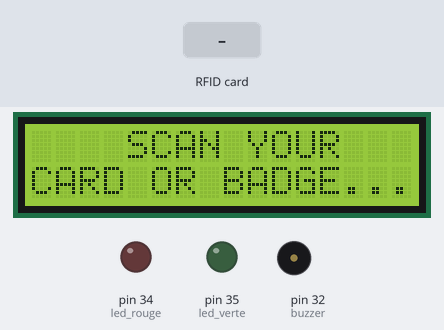
This sketch was run on a simulated Arduino Mega 2560, built with avr-gcc and run on an emulated ATmega2560. Shown: 16×2 character LCD, output pins drawn as LEDs (lit = HIGH), buzzer (waves = sounding). The test bench sets the inputs (shaded band). Pins used as bus, display or sensor lines are not drawn.

Above: at 4.3 s.
4.4 s: RFID card 25 45 EE 7A held to the reader
At 6.1 s:
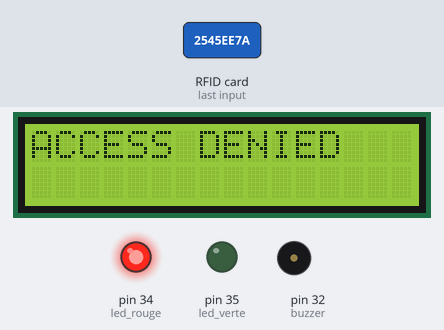
7.4 s: RFID card 5E 7A 19 C4 held to the reader
At 8.0 s:
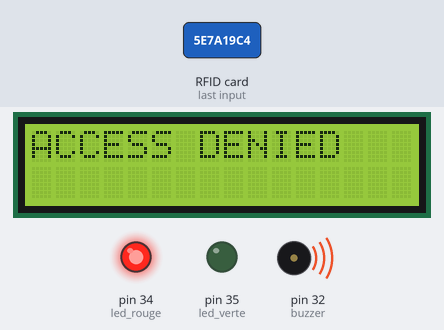
Timing chart, 0 to 10.9 s (numbered marks = the images above; inputs shaded):
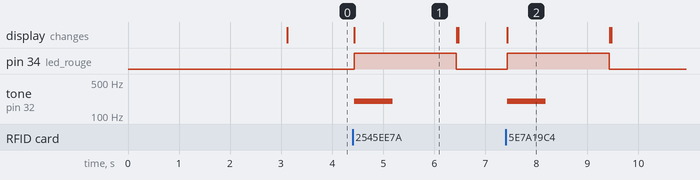

The sketch:

Fin_project_RFID.ino
```cpp
#include <SPI.h> // RC522 Module uses SPI protocol
#include <MFRC522.h> // Library for Mifare RC522 Devices
#include <LiquidCrystal.h>
#include<Servo.h>
LiquidCrystal lcd(12,11,7,6,4,3);// the construction of LCD

#define RST_PIN 5
#define SS_PIN 53
MFRC522 module_rfid(SS_PIN, RST_PIN);// declaration of the module RFID
Servo  myservo;

int buzzer = 32;
int led_rouge = 34;
int led_verte = 35;
int togglestate = 0;
int i;
void setup() {

  // put your setup code here, to run once:
  pinMode(led_rouge,OUTPUT);
  pinMode(led_verte,OUTPUT);
  pinMode(buzzer,OUTPUT);
  lcd.begin(16, 2);
  SPI.begin(); // MFRC522 Hardware uses SPI protocol
  module_rfid.PCD_Init();// Initialize MFRC522 Hardware
  lcd.print("    DEVICE OF "); // For debugging purposes
  lcd.setCursor(0, 1);
  lcd.print(" INDENTIFICATION");
  delay(3000);
  lcd.clear();
}

void loop() {
  // put your main code here, to run repeatedly:
  lcd.print("    SCAN YOUR");
  lcd.setCursor(0, 1);
  lcd.print("CARD OR BADGE...");

  if ( ! module_rfid.PICC_IsNewCardPresent()){
    return;
    } // Reset the loop if no new card present on the sensor/reader. This saves the entire process when idle. And if present, select one.
  if ( ! module_rfid.PICC_ReadCardSerial()){
    return;
    }// Select one of the cards

   String UID = "";// variable for stored the information give by the tag
/**
 * Helper routine to dump a byte array as dec values to Serial.
 */
  for (byte i= 0; i < module_rfid.uid.size; i++){
     UID.concat(String(module_rfid.uid.uidByte[i] < 0*10 ? " 0" : " "));
     UID.concat(String(module_rfid.uid.uidByte[i], HEX));
    }
     UID.toUpperCase();

   if (UID.substring(1) == " 25 45 EE 7A" ){
     if (togglestate==0) {
     lcd.clear();
     lcd.setCursor(0, 0);
     lcd.print("SYSTEM UNLOCKED");
     digitalWrite(led_verte, HIGH);
     tone(buzzer, 1200, 100);
     delay(125);
     tone(buzzer, 1200, 100);
     delay(2000);
     digitalWrite(led_verte, LOW);
    togglestate=1;
     lcd.clear();

     }
    else
   {
     lcd.clear();
     lcd.setCursor(0, 0);
     lcd.print("SYSTEM LOCKED");
     digitalWrite(led_verte, HIGH);
     tone(buzzer, 1200, 100);
     delay(125);
     tone(buzzer, 1200, 100);
     delay(2000);
      digitalWrite(led_verte, LOW);
     togglestate=0;
     lcd.clear();
    }
 } else {
     lcd.clear();
     lcd.setCursor(0, 0);
     lcd.print("ACCESS DENIED");
     digitalWrite(led_rouge, HIGH);
     tone(buzzer, 200, 750);
     delay(2000);
     digitalWrite(led_rouge, LOW);
     lcd.clear();

    }
}
```

Measured:
- after the input at 4.4 s, pin 34 (led_rouge): LOW → HIGH at once, → LOW 2.0 s later; tone on pin 32 (buzzer): silent → 200 Hz at once, → silent 0.75 s later; the display: changes at once (image 1)
- after the input at 7.4 s, pin 34 (led_rouge): LOW → HIGH at once, → LOW 2.0 s later; tone on pin 32 (buzzer): silent → 200 Hz at once, → silent 0.75 s later; the display: changes at once (image 2)
- what the display in image 1 shows lasts 2.0 s, from 4.4 s to 6.4 s
